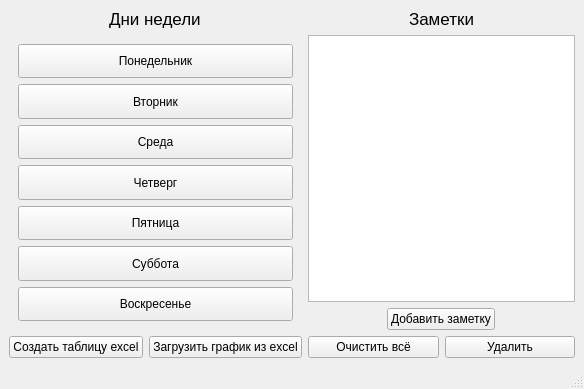
<?xml version="1.0" encoding="UTF-8"?>
<ui version="4.0">
 <class>MainWindow</class>
 <widget class="QMainWindow" name="MainWindow">
  <property name="geometry">
   <rect>
    <x>0</x>
    <y>0</y>
    <width>584</width>
    <height>389</height>
   </rect>
  </property>
  <property name="windowTitle">
   <string>Недельный график</string>
  </property>
  <widget class="QWidget" name="CentralWidget">
   <layout class="QVBoxLayout" name="verticalLayout_2">
    <item>
     <layout class="QVBoxLayout" name="Layout">
      <item>
       <layout class="QHBoxLayout" name="MainLayout">
        <item>
         <layout class="QVBoxLayout" name="verticalLayout_3">
          <item>
           <layout class="QVBoxLayout" name="verticalLayout">
            <item alignment="Qt::AlignHCenter">
             <widget class="QLabel" name="label">
              <property name="font">
               <font>
                <pointsize>13</pointsize>
               </font>
              </property>
              <property name="text">
               <string>Дни недели</string>
              </property>
             </widget>
            </item>
            <item>
             <widget class="QScrollArea" name="ScrollArea">
              <property name="frameShape">
               <enum>QFrame::NoFrame</enum>
              </property>
              <property name="widgetResizable">
               <bool>true</bool>
              </property>
              <widget class="QWidget" name="ScrollAreaContent">
               <property name="geometry">
                <rect>
                 <x>0</x>
                 <y>0</y>
                 <width>274</width>
                 <height>264</height>
                </rect>
               </property>
               <layout class="QVBoxLayout" name="verticalLayout_4">
                <item>
                 <widget class="QPushButton" name="MondayBt">
                  <property name="sizePolicy">
                   <sizepolicy hsizetype="Minimum" vsizetype="Minimum">
                    <horstretch>0</horstretch>
                    <verstretch>0</verstretch>
                   </sizepolicy>
                  </property>
                  <property name="text">
                   <string>Понедельник</string>
                  </property>
                 </widget>
                </item>
                <item>
                 <widget class="QPushButton" name="TuesdayBt">
                  <property name="sizePolicy">
                   <sizepolicy hsizetype="Minimum" vsizetype="Minimum">
                    <horstretch>0</horstretch>
                    <verstretch>0</verstretch>
                   </sizepolicy>
                  </property>
                  <property name="text">
                   <string>Вторник</string>
                  </property>
                 </widget>
                </item>
                <item>
                 <widget class="QPushButton" name="WednesdayBt">
                  <property name="sizePolicy">
                   <sizepolicy hsizetype="Minimum" vsizetype="Minimum">
                    <horstretch>0</horstretch>
                    <verstretch>0</verstretch>
                   </sizepolicy>
                  </property>
                  <property name="text">
                   <string>Среда</string>
                  </property>
                 </widget>
                </item>
                <item>
                 <widget class="QPushButton" name="ThursdayBt">
                  <property name="sizePolicy">
                   <sizepolicy hsizetype="Minimum" vsizetype="Minimum">
                    <horstretch>0</horstretch>
                    <verstretch>0</verstretch>
                   </sizepolicy>
                  </property>
                  <property name="text">
                   <string>Четверг</string>
                  </property>
                 </widget>
                </item>
                <item>
                 <widget class="QPushButton" name="FridayBt">
                  <property name="sizePolicy">
                   <sizepolicy hsizetype="Minimum" vsizetype="Minimum">
                    <horstretch>0</horstretch>
                    <verstretch>0</verstretch>
                   </sizepolicy>
                  </property>
                  <property name="text">
                   <string>Пятница</string>
                  </property>
                 </widget>
                </item>
                <item>
                 <widget class="QPushButton" name="SaturdayBt">
                  <property name="sizePolicy">
                   <sizepolicy hsizetype="Minimum" vsizetype="Minimum">
                    <horstretch>0</horstretch>
                    <verstretch>0</verstretch>
                   </sizepolicy>
                  </property>
                  <property name="text">
                   <string>Суббота</string>
                  </property>
                 </widget>
                </item>
                <item>
                 <widget class="QPushButton" name="SundayBt">
                  <property name="sizePolicy">
                   <sizepolicy hsizetype="Minimum" vsizetype="Minimum">
                    <horstretch>0</horstretch>
                    <verstretch>0</verstretch>
                   </sizepolicy>
                  </property>
                  <property name="text">
                   <string>Воскресенье</string>
                  </property>
                 </widget>
                </item>
               </layout>
              </widget>
             </widget>
            </item>
           </layout>
          </item>
          <item>
           <layout class="QHBoxLayout" name="horizontalLayout_2">
            <item>
             <widget class="QPushButton" name="bnt_create_week_table">
              <property name="text">
               <string>Создать таблицу excel</string>
              </property>
             </widget>
            </item>
            <item>
             <widget class="QPushButton" name="btn_load_week_table">
              <property name="text">
               <string>Загрузить график из excel</string>
              </property>
             </widget>
            </item>
           </layout>
          </item>
         </layout>
        </item>
        <item>
         <layout class="QVBoxLayout" name="NotesLayout">
          <item alignment="Qt::AlignHCenter">
           <widget class="QLabel" name="NotesLabel">
            <property name="font">
             <font>
              <pointsize>13</pointsize>
             </font>
            </property>
            <property name="text">
             <string>Заметки</string>
            </property>
           </widget>
          </item>
          <item>
           <widget class="QListWidget" name="listWidget"/>
          </item>
          <item alignment="Qt::AlignHCenter">
           <widget class="QPushButton" name="btn_add_note">
            <property name="sizePolicy">
             <sizepolicy hsizetype="Minimum" vsizetype="Fixed">
              <horstretch>0</horstretch>
              <verstretch>0</verstretch>
             </sizepolicy>
            </property>
            <property name="text">
             <string>Добавить заметку</string>
            </property>
           </widget>
          </item>
          <item>
           <layout class="QHBoxLayout" name="horizontalLayout">
            <item>
             <widget class="QPushButton" name="DeleteAllBt">
              <property name="text">
               <string>Очистить всё</string>
              </property>
             </widget>
            </item>
            <item>
             <widget class="QPushButton" name="DeleteBt">
              <property name="text">
               <string>Удалить</string>
              </property>
             </widget>
            </item>
           </layout>
          </item>
         </layout>
        </item>
       </layout>
      </item>
     </layout>
    </item>
   </layout>
  </widget>
  <widget class="QMenuBar" name="menubar">
   <property name="geometry">
    <rect>
     <x>0</x>
     <y>0</y>
     <width>584</width>
     <height>21</height>
    </rect>
   </property>
  </widget>
  <widget class="QStatusBar" name="statusbar"/>
 </widget>
 <resources/>
 <connections/>
</ui>
